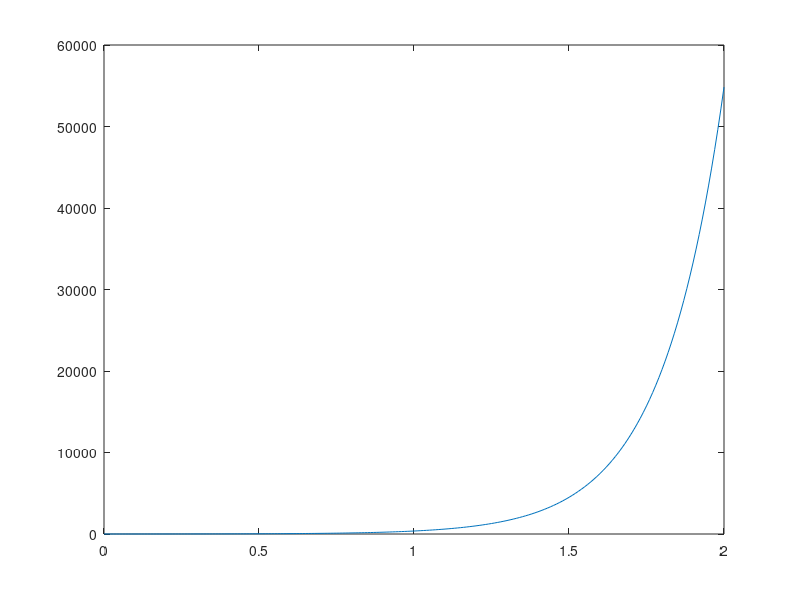
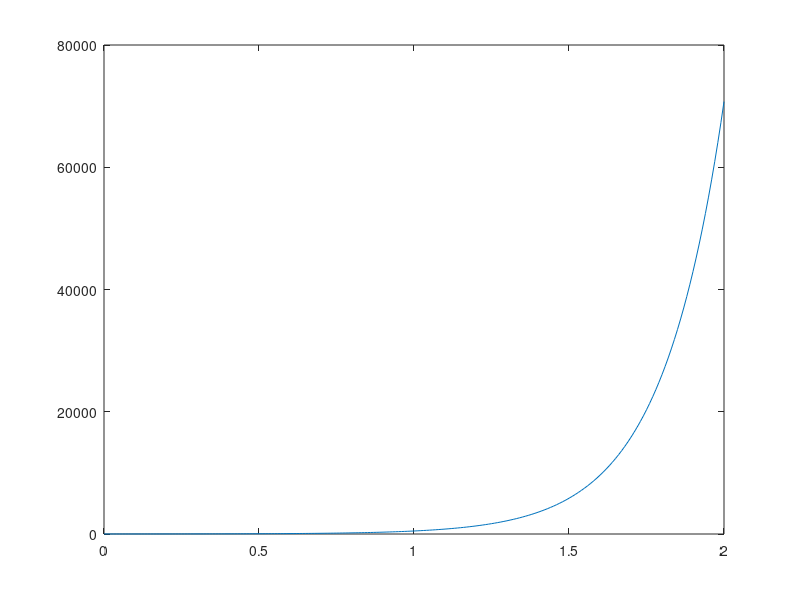

MATLAB code to generate these figures, in order:
function Runge_K
  clc
  clear
  #BLOQUE DE DATOS
  M =[3 -2 0;-1 3 -2;0 -1 3]
  T=@(t) [13-9*t;-15+7*t;7-6*t]
  y0=[5;3;2]; x0=0 ;h=0.01 ;w=1
  x=x0:h:2 ;
  #BLOQUE DE ITERACIONES
  n=length(x);
  y=zeros(3,n);
  for i=1:n-1
    K=feval(T,x(i)) ;
    k1=h*(K+M*y(:,i)) ;
    tg=x(i)+h/2*w ;
    yg=y(:,i)+k1/2*w ;
    K=feval(T,tg) ;
    k2=h*(K+M*yg) ;
    y(:,i+1)=y(:,i) + (1-w)*k1 + w*k2 ;
  end
  %BLOQUE DE GRAFICA
  f=@(t) 3*x+0.6*2*exp(x)+ 0.2*3*exp(3*x) + 1.6*2*exp(5*x)
  fx=feval(f,x)
  figure(1)
  plot(x,y(1,:))
  figure(2)
  plot(x,fx)
end
